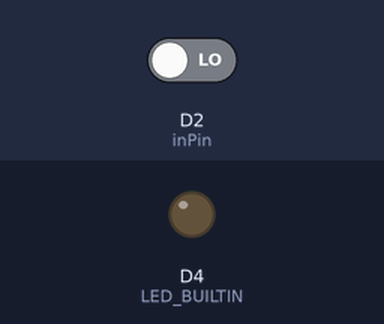
Bench run of a sketch on a simulated ESP8266 (NodeMCU). Parts: output pins drawn as LEDs (lit = HIGH, except the on-board LED, lit = LOW). The test bench sets the inputs (shaded band); at power-on: D2 (inPin) LOW. WiFi joins after 1.5 s; servers stay silent unless stated; what the sketch prints to the serial monitor is not drawn.

Above: at 3.7 s.
3.8 s: D2 (inPin) driven HIGH
At 4.7 s:
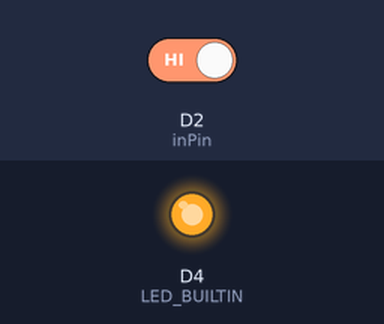
5.3 s: D2 (inPin) driven LOW
At 5.8 s:
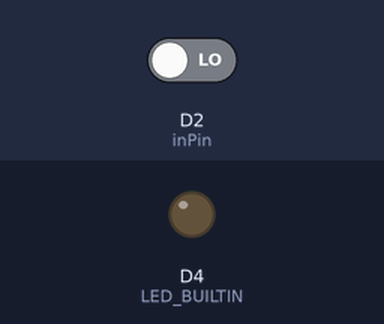
Timing chart, 0 to 8.3 s (numbered marks = the images above; inputs shaded):
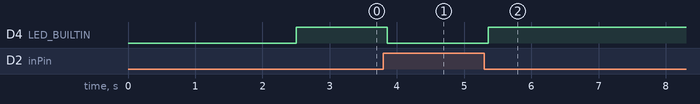

Measured:
- after the input at 3.8 s, D4 (LED_BUILTIN): HIGH → LOW after 0.06 s
- after the input at 5.3 s, D4 (LED_BUILTIN): LOW → HIGH after 0.06 s

The sketch:

Tiltsensor_wifi_v02.ino
```cpp
//Orange

#define THINGER_SERVER "192.168.1.234"
//This define has to be at the top of the document and contains the location of the thinger server

//Sender represents a sensor sending data

//Libraries for Wifi connectivity
#include <SPI.h>
#include <ESP8266WiFi.h>
//#include <ThingerWifi.h>
#include <ThingerESP8266.h>

//Login for Thinger server
#define USER_ID             "Kloutschek"
#define DEVICE_ID           "drumstick2"
#define DEVICE_CREDENTIAL   "qWbsGW&LkHEu"

const char *ssid = "dprj18";
const char *password = "Dprj18iot";

ThingerESP8266 thing(USER_ID, DEVICE_ID, DEVICE_CREDENTIAL);

/* Better Debouncer

   This debouncing circuit is more rugged, and will work with tilt switches!

   http://www.ladyada.net/learn/sensor/tilt.html
*/

int inPin = D2;         // the number of the input pin
int outPin = LED_BUILTIN;       // the number of the output pin

int LEDstate = HIGH;      // the current state of the output pin
int reading;           // the current reading from the input pin
int previous = LOW;    // the previous reading from the input pin

// the following variables are long because the time, measured in miliseconds,
// will quickly become a bigger number than can be stored in an int.
long thetime = 0;         // the last time the output pin was toggled
long debounce = 55;   // the debounce time, increase if the output flickers. Original 150
int brushState = -1;     // Keeps track on the state of the brush

void setup()
{
  Serial.begin(115200);

  //Setting up the tilt sensor
  Serial.println("Setting up tilt sensor");
  pinMode(inPin, INPUT);
  digitalWrite(inPin, HIGH);   // turn on the built in pull-up resistor
  //pinMode(outPin, OUTPUT);
  pinMode(LED_BUILTIN, OUTPUT);

  //Setting up Wifi
  delay(1000);

  //thing.add_wifi(ssid, password);
  WiFi.begin(ssid, password);

  Serial.print("Connecting");
  while (WiFi.status() != WL_CONNECTED)
  {
    delay(500);
    Serial.print(".");
  }
  Serial.println("success!");
  Serial.print("IP Address is: ");
  Serial.println(WiFi.localIP());

  /* Sends random numbers to server
    thing["send"] >> [](pson& out){
    out = rand(); // or just a fixed number (out = 3;)
    };*/
}


//Function to send message to another device
void sendMessage() {
  pson data;

  //message is hej, can be changed, "instrument" is the reciever.

  String message = "drum2";
  if (brushState == 1){
    message = message+"Up";
  } else {
    message  = message+"Down";
  }

  data["message"] = message;
  Serial.println("Sending Message: "+message);
  thing.call_device("controller", "receive" , data);
  //thing.stream(thing["send"]);
}

void loop()
{

  //Fixes the thinger things
  thing.handle();

  /*
    digitalWrite(LED_BUILTIN, HIGH);   // turn the LED on (HIGH is the voltage level)
    Serial.print(HIGH);
    delay(100);                       // wait for a second
    //digitalWrite(LED_BUILTIN, LOW);    // turn the LED off by making the voltage LOW
    Serial.print(LOW);
    delay(1000);                       // wait for a second
  */
  int switchstate;


  reading = digitalRead(inPin);

  // If the switch changed, due to bounce or pressing...
  if (reading != previous) {
    // reset the debouncing timer
    thetime = millis();
  }

  if((millis() - thetime) > debounce) {
    // whatever the switch is at, its been there for a long time
    // so lets settle on it!
    switchstate = reading;

    if(switchstate != brushState){
      Serial.print("Switchstate = ");
      Serial.print(switchstate);
      Serial.print(" and brushState: ");
      Serial.println(brushState);
      // Now invert the output on the pin13 LED
      if (switchstate == HIGH) {
        brushState = 1;
        LEDstate = LOW;
        Serial.println("LOW");
        sendMessage(); //Send message
      }
      else {
        brushState = 0;
        LEDstate = HIGH;
        //Serial.println("HIGH");
        sendMessage(); //Send message
      }
    }
    //prevSwitch = switchState;
  }

  digitalWrite(LED_BUILTIN, LEDstate);

  // Save the last reading so we keep a running tally
  previous = reading;


}
```
